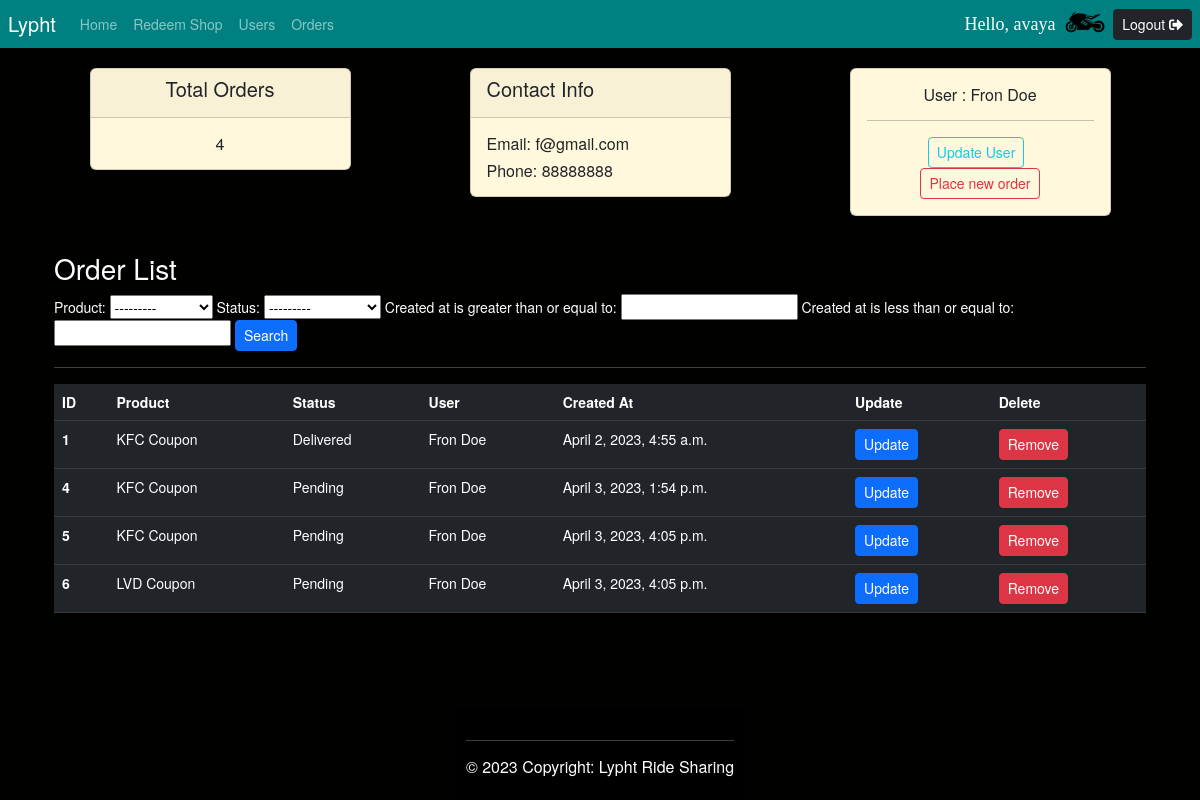
Page /users/2/ (signed in) on the committed database.
### redeem/models.py (models this page shows, shortened)
class User(models.Model):
    name = models.CharField(max_length=200, null=True)
    email = models.CharField(max_length=200, null=True)
    phone = models.CharField(max_length=200, null=True)
    password = models.CharField(max_length=200, null=True)
    created_at = models.DateTimeField(auto_now_add=True)
    def __str__(self):
        return self.name

class Order(models.Model):
    STATUS = (
        ('Pending', 'Pending'),
        ('Out for delivery', 'Out for delivery'),
        ('Delivered', 'Delivered'),
    )
    user = models.ForeignKey(User, null=True, on_delete=models.SET_NULL)
    product = models.ForeignKey(Product, null=True, on_delete=models.SET_NULL)
    created_at = models.DateTimeField(auto_now_add=True)
    status = models.CharField(max_length=200, null=True, choices=STATUS)

class Product(models.Model):
    name = models.CharField(max_length=200)
    discount = models.FloatField()
    stock = models.IntegerField()
    description = models.TextField()
    price = models.FloatField()
    created_at = models.DateTimeField(auto_now_add=True)
    tags = models.ManyToManyField(Tag)
    def __str__(self):
        return self.name

### redeem/views.py (the view)
# urls.py: path('users/<str:pk_test>/', views.users, name='orders'),
@login_required(login_url='login')
def users(request, pk_test):
    user = User.objects.get(id=pk_test)
    orders = user.order_set.all()
    order_count = orders.count()
    myFilter = OrderFilter(request.GET, queryset=orders)
    orders = myFilter.qs
    context = {
        'user': user,
        'orders': orders,
        'order_count': order_count,
        'myFilter': myFilter
    }
    return render(request, 'redeem/orders.html', context)

### redeem/templates/redeem/orders.html (shortened to what this page needs)
{% extends "redeem/main.html" %}
{% block content %}
    <div class="row">
        <div class="col-lg-3 col-md-6 mx-auto">
            <div class=" card text-center mb-3 " style="background-color: cornsilk">
                <div class="card-header  ">
                    <h5 class="card-title ">Total Orders</h5>
                </div>
                <div class="card-body ">
                    <h6 class="card-text">{{ order_count }}</h6>
                </div>
            </div>
        </div>
        <div class="col-lg-3 col-md-6 mx-auto">
            <div class=" card text-left mb-3 " style="background-color:cornsilk">
                <div class="card-header">
                    <h5 class="card-title">Contact Info</h5>
                </div>
                <div class="card-body  ">
                    <h6 class="card-text ">Email: {{ user.email }}</h6>
                    <h6 class="card-text">Phone: {{ user.phone }}</h6>
                </div>
            </div>
        </div>
        <div class="col-lg-3 col-md-6 mx-auto">
            <div class=" card text-center mb-3 " style="background-color: cornsilk">
                <div class=" card-body ">
                    <h6> User : {{ user.name }}</h6>
                    <hr>
                    <a class="btn btn-outline-info  btn-sm " href="#">Update User</a>
                    <a class="btn btn-outline-danger btn-sm" href="{% url 'create_Order' %}">Place new order</a>
                </div>
            </div>
        </div>
    </div>
    <br>
    <div class="container">
        <h3>Order List</h3>
        <form method="get">
            {{ myFilter.form }}
            <button type="submit" class="btn btn-primary btn-sm">Search</button>
        </form>
        <hr>
        <table class="table table-dark  table-responsive">
            <thead>
            <tr>
                <th scope="col">ID</th>
                <th scope="col">Product</th>
                <th scope="col">Status</th>
                <th scope="col">User</th>
                <th scope="col">Created At</th>
                <th scope="col">Update</th>
                <th scope="col">Delete</th>
            </tr>
            </thead>
            <tbody>
            {% for order in orders %}
                <tr>
                    <th scope="row">{{ order.id }}</th>
                    <td>{{ order.product }}</td>
                    <td>{{ order.status }}</td>
                    <td>{{ order.user }}</td>
                    <td>{{ order.created_at }}</td>
                    <td>
                        <a class="btn btn-primary btn-sm" href="{% url 'update_Order' order.id %}">Update</a>
                    </td>
                    <td>
                        <a class="btn btn-danger btn-sm" href="{% url 'delete_Order' order.id %}">Remove</a>
                    </td>
                </tr>
            {% endfor %}
            </tbody>
        </table>
    </div>
{% endblock %}

### redeem/templates/redeem/navbar.html (shortened to what this page needs)
{% load static %}
<nav class="navbar navbar-expand-lg p-1 pe-2 ps-2" style="background-color:teal; " data-bs-theme="dark">
    <div class="collapse navbar-collapse" id="navbarTogglerDemo01">
        <a class="navbar-brand" href="#">Lypht</a>
        <ul class="navbar-nav me-auto mb-2 mb-lg-0">
            <li class="nav-item">
                <a class="nav-link" href="{% url 'home' %}">Home</a>
            </li>
            <li class="nav-item">
                <a class="nav-link" href="{% url 'products' %}">Redeem Shop</a>
            </li>
            <li class="nav-item">
                <a class="nav-link" href="">Users</a>
            </li>
            <li class="nav-item">
                <a class="nav-link" href="">Orders</a>
            </li>
        </ul>
        <a class="userHello"> Hello, {{ request.user }}</a>
        <img src="{% static 'images/superbike.png' %}" width="40" height="40" alt="">
        <span>
             <a href="{% url 'logout' %}" class="btn btn-dark btn-sm">
                 Logout
                <i class="fas fa-sign-out-alt"></i>
            </a>
        </span>
    </div>
</nav>

### static/css/main.css (style rules this page uses)
body { background-color: #010100; color: #ffffff; font-family: "Helvetica Neue", Helvetica, Arial, sans-serif; font-size: 14px; line-height: 20px; padding: 0; margin: 0; display: flex; flex-direction: column; min-height: 100vh; position:relative; }

### redeem/templates/redeem/navbar.html (style rules this page uses)
.userHello { font-size: 18px; color: white; margin-right: 10px; text-decoration: none; font-family: "Monotype Corsiva", "Comic Sans MS", cursive; }

### rows in the picture
User: email "f@gmail.com", phone "88888888", name "Fron Doe"
Order: id "1", product "KFC Coupon", status "Delivered", user "Fron Doe", created_at "April 2, 2023, 4:55 a.m."
Order: id "4", product "KFC Coupon", status "Pending", user "Fron Doe", created_at "April 3, 2023, 1:54 p.m."
Order: id "5", product "KFC Coupon", status "Pending", user "Fron Doe", created_at "April 3, 2023, 4:05 p.m."
Order: id "6", product "LVD Coupon", status "Pending", user "Fron Doe", created_at "April 3, 2023, 4:05 p.m."

### other values in the picture
{{ request.user }} "avaya"
{{ order_count }} "4"
